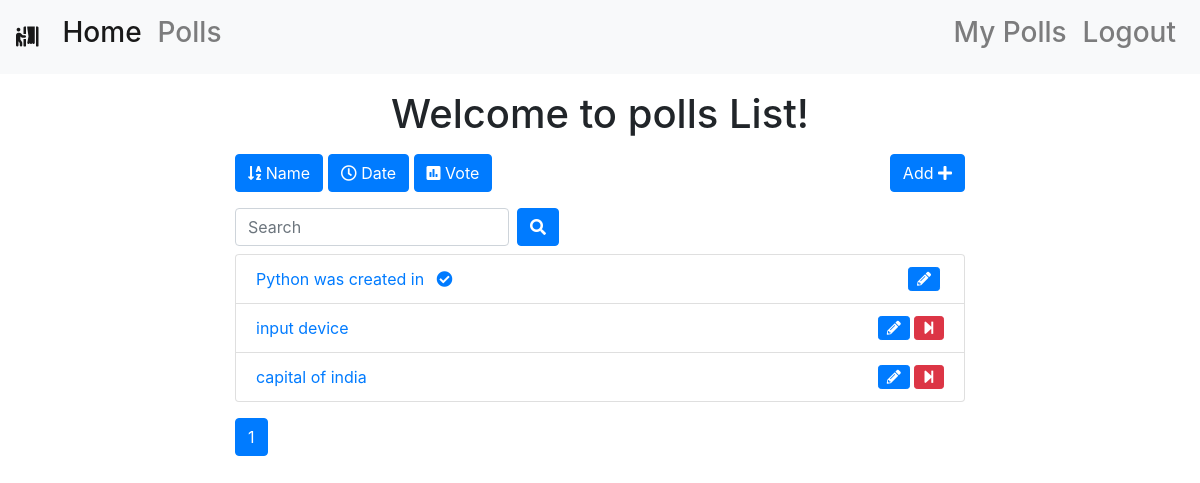
The app's page /polls/list/ (signed in) with its own data.
### polls/models.py (models this page shows, shortened)
class Poll(models.Model):
    owner = models.ForeignKey(User, on_delete=models.CASCADE)
    text = models.TextField()
    pub_date = models.DateTimeField(default=timezone.now)
    active = models.BooleanField(default=True)

### polls/views.py (the view)
# urls.py: path('list/', views.polls_list, name='list'),
@login_required()
def polls_list(request):
    all_polls = Poll.objects.all()
    search_term = ''
    if 'name' in request.GET:
        all_polls = all_polls.order_by('text')
    if 'date' in request.GET:
        all_polls = all_polls.order_by('pub_date')
    if 'vote' in request.GET:
        all_polls = all_polls.annotate(Count('vote')).order_by('vote__count')
    if 'search' in request.GET:
        search_term = request.GET['search']
        all_polls = all_polls.filter(text__icontains=search_term)
    paginator = Paginator(all_polls, 6)  # Show 6 contacts per page
    page = request.GET.get('page')
    polls = paginator.get_page(page)
    get_dict_copy = request.GET.copy()
    params = get_dict_copy.pop('page', True) and get_dict_copy.urlencode()
    print(params)
    context = {
        'polls': polls,
        'params': params,
        'search_term': search_term,
    }
    return render(request, 'polls/polls_list.html', context)

### polls/templates/polls/polls_list.html (shortened to what this page needs)
{% extends 'base.html' %}
{% block content %}
<div class="container">
    <div class="row">
        <div class="col-md-8 offset-sm-2">
            <h1 class="text-center mt-3 mb-3">Welcome to polls List!</h1>
            <a class="btn btn-{% if 'name' in request.GET %}warning{% else %}primary{% endif %} mb-3" href="?name=True"
                role="button"><i class="fas fa-sort-alpha-down"></i>
                Name</a>
            <a class="btn btn-{% if 'date' in request.GET %}warning{% else %}primary{% endif %} mb-3" href="?date=True"
                role="button"><i class="far fa-clock"></i> Date</a>
            <a class="btn btn-{% if 'vote' in request.GET %}warning{% else %}primary{% endif %} mb-3" href="?vote=True"
                role="button"><i class="fas fa-poll"></i> Vote</a>
            <a class="btn btn-primary mb-3 float-right" href="{% url 'polls:add' %}" role="button">Add <i class="fas fa-plus"></i></a>
            <form class="form-inline">
                <div class="form-group mr-sm-2 mb-2">
                    <input type="search" class="form-control" name="search" placeholder="Search" value={{ search_term }}>
                </div>
                <button type="submit" class="btn btn-primary mb-2"><i class="fas fa-search"></i></button>
            </form>
            <ul class="list-group">
                {% for poll in polls %}
                <li class="list-group-item"><a href="{% url 'polls:detail' poll.id %}">{{ poll.text|truncatewords:5 }}
                        {% if not poll.active%}
                        <i class="fas fa-check-circle ml-2"></i>
                        {% endif %}
                    </a>
                    {% if request.user == poll.owner %}
                    {% if poll.active %}
                    <a href="{% url 'polls:end_poll' poll.id %}" data-toggle="tooltip" data-placement="top" title="End Poll"
                        onclick="return confirm('Are you sure ?')"><i class="fas fa-step-forward float-right btn btn-danger btn-sm"></i></a>
                    {% endif %}
                    <a href="{% url 'polls:edit' poll.id %}" class="mr-3" data-toggle="tooltip" data-placement="top"
                        title="Edit Poll"><i class="fas fa-pencil-alt float-right btn btn-primary btn-sm mr-1"></i></a>
                    {% endif %}
                </li>
                {% endfor %}
            </ul>
            <nav class="mt-3">
                <ul class="pagination">
                    <li class="page-item active"><a class="page-link" href="">{{ polls.number }}</a></li>
                </ul>
            </nav>
        </div>
    </div>
</div>
{% endblock content %}

### records on screen
Poll: text "Python was created in", active False (drawn)
Poll: text "input device", active True (drawn)
Poll: text "capital of india", active True (drawn)

### other values on screen
{{ polls.number }} "1"
